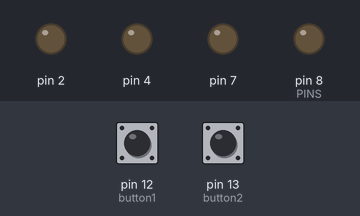
This sketch was run on a simulated Arduino Uno, built with avr-gcc and run on an emulated ATmega328P. On the bench: output pins drawn as LEDs (lit = HIGH). The test bench sets the inputs (shaded band); at power-on: pin 12 (button1) LOW, pin 13 (button2) LOW.

Above: at 1.2 s.
1.3 s: pin 12 (button1) pulled HIGH for 0.15 s
At 1.42 s:
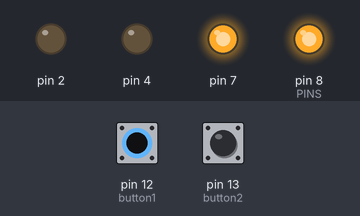
3.0 s: pin 13 (button2) pulled HIGH for 0.15 s
At 3.07 s:
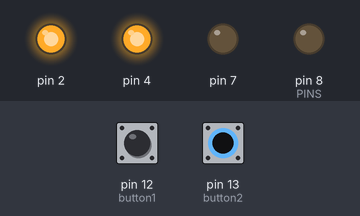
4.6 s: pin 13 (button2) pulled HIGH for 3.2 s
At 8.2 s:
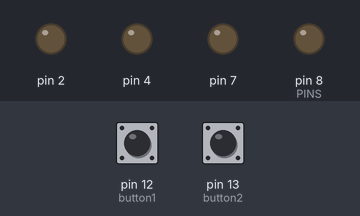
9.3 s: pin 12 (button1) pulled HIGH for 3.2 s
At 10.5 s:
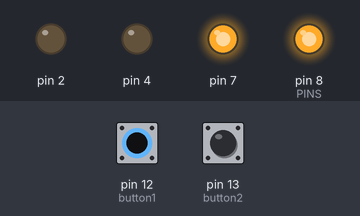
Timing chart, 0 to 14.1 s (numbered marks = the images above; inputs shaded):
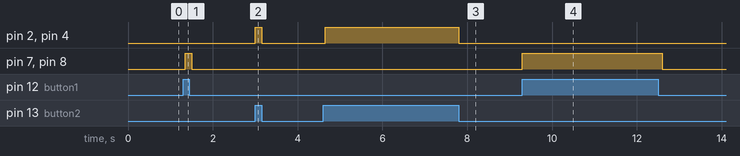

Measured:
- after the input at 1.3 s, pin 7, pin 8 (PINS): LOW → HIGH after 0.05 s, → LOW 0.15 s later
- after the input at 3.0 s, pin 2, pin 4: LOW → HIGH at once, → LOW 0.15 s later
- after the input at 4.6 s, pin 2, pin 4: LOW → HIGH after 0.05 s, → LOW 3.2 s later
- after the input at 9.3 s, pin 7, pin 8 (PINS): LOW → HIGH at once, → LOW 3.3 s later

The sketch:

2-DCMOTORS.ino
```cpp
const int button1=12;
const int button2=13;
int buttonstate1 =0;
int buttonstate2 =0;
 int x;  int y;
void setup()
{
  pinMode (button1 ,INPUT);
   pinMode (button2 ,INPUT);
  pinMode(7,OUTPUT);
  pinMode(2,OUTPUT);
  pinMode(8,OUTPUT); //PINS(4,8,2,7)WILL BE CONNECTED TO H- BRIDGE  AS INPUTS
  pinMode(4,OUTPUT);
}

void loop()
{
  buttonstate1 = digitalRead(button1);
  buttonstate2 = digitalRead(button2);

  if(buttonstate1==HIGH){   //THE 2 MOTORS WILL MOVE Clockwise
  x=1; y=0;
  digitalWrite(8,x);
  digitalWrite(4,y);
  digitalWrite(7,x);
  digitalWrite(2,y);
  delay(150);
  }

  if (buttonstate1==buttonstate2){//THE 2 MOTORS WILL STOPE MOVING
     x=0; y=0;
  digitalWrite(8,x);
  digitalWrite(4,y);
  digitalWrite(7,x);
  digitalWrite(2,y);
  delay(150);
  }

  if (buttonstate2==HIGH){ //THE 2 MOTORS WILL MOVE counter clockwise
    x=0; y=1;
  digitalWrite(8,x);
  digitalWrite(4,y);
  digitalWrite(7,x);
  digitalWrite(2,y);
  delay(150);
  }

}
```
